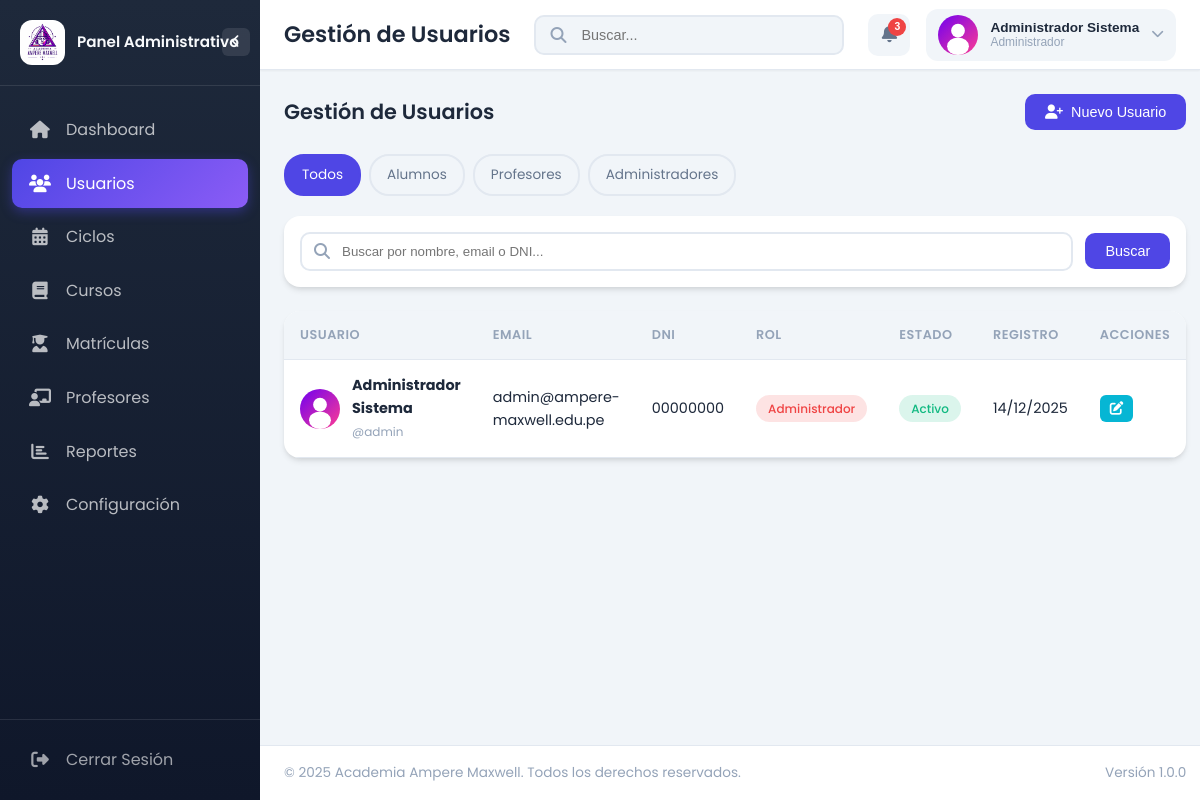
Page /intranet/admin/usuarios.php (signed in) on the committed database.
### tables this page shows
CREATE TABLE IF NOT EXISTS usuarios (
    id_usuario INT AUTO_INCREMENT PRIMARY KEY,
    id_rol INT NOT NULL,
    username VARCHAR(50) NOT NULL UNIQUE,
    email VARCHAR(100) NOT NULL UNIQUE,
    password_hash VARCHAR(255) NOT NULL,
    nombres VARCHAR(100) NOT NULL,
    apellidos VARCHAR(100) NOT NULL,
    dni VARCHAR(8) UNIQUE,
    telefono VARCHAR(15),
    direccion TEXT,
    fecha_nacimiento DATE,
    foto_perfil VARCHAR(255),
    estado ENUM('activo', 'inactivo', 'suspendido') DEFAULT 'activo',
    ultimo_acceso TIMESTAMP NULL,
    fecha_creacion TIMESTAMP DEFAULT CURRENT_TIMESTAMP,
    fecha_actualizacion TIMESTAMP DEFAULT CURRENT_TIMESTAMP ON UPDATE CURRENT_TIMESTAMP,
    FOREIGN KEY (id_rol) REFERENCES roles(id_rol) ON DELETE RESTRICT,
    INDEX idx_username (username),
    INDEX idx_email (email),
    INDEX idx_dni (dni),
    INDEX idx_estado (estado)
);

CREATE TABLE IF NOT EXISTS roles (
    id_rol INT AUTO_INCREMENT PRIMARY KEY,
    nombre_rol VARCHAR(50) NOT NULL UNIQUE,
    descripcion TEXT,
    permisos JSON,
    fecha_creacion TIMESTAMP DEFAULT CURRENT_TIMESTAMP,
    fecha_actualizacion TIMESTAMP DEFAULT CURRENT_TIMESTAMP ON UPDATE CURRENT_TIMESTAMP
);

### intranet/php/auth/Auth.php (called while the page is built, shortened)
<?php
class Auth {
    public static function getUser() {
        return $_SESSION['user'] ?? null;
    }
    public static function getUserRole() {
        return $_SESSION['user_role'] ?? null;
    }
    public static function getAvatarUrl($avatarPath = null) {
        return APP_URL . '/intranet/assets/images/default-avatar.svg';
    }
}
?>

### intranet/admin/usuarios.php (the view, shortened to what this page needs)
<?php
require_once __DIR__ . '/../php/auth/Auth.php';
$pageTitle = 'Gestión de Usuarios';
$db = new Database();
$conn = $db->getConnection();
$filter = $_GET['filter'] ?? 'all';
$search = $_GET['search'] ?? '';
$sql = "SELECT u.*, r.nombre_rol FROM usuarios u INNER JOIN roles r ON u.id_rol = r.id_rol WHERE 1=1";
$params = [];
$sql .= " ORDER BY u.fecha_creacion DESC";
$stmt = $conn->prepare($sql);
$stmt->execute($params);
$usuarios = $stmt->fetchAll();
?>
<!DOCTYPE html>
<html lang="es">
<head>
    <link rel="stylesheet" href="../assets/css/dashboard.css">
    <link rel="stylesheet" href="https://cdnjs.cloudflare.com/ajax/libs/font-awesome/6.5.0/css/all.min.css">
</head>
<body class="dashboard-page">
    <div class="dashboard-wrapper">
        <?php include __DIR__ . '/../components/sidebar.php'; ?>
        <div class="main-content">
            <?php include __DIR__ . '/../components/header.php'; ?>
            <div class="content-wrapper">
                <div style="display: flex; justify-content: space-between; align-items: center; margin-bottom: 24px; flex-wrap: wrap; gap: 16px;">
                    <h2 style="font-size: 1.3rem; font-weight: 600;">Gestión de Usuarios</h2>
                    <button class="btn btn-primary" onclick="openModal()">
                        <i class="fas fa-user-plus"></i> Nuevo Usuario
                    </button>
                </div>
                <div class="filter-tabs">
                    <a href="?filter=all" class="filter-tab <?= $filter === 'all' ? 'active' : '' ?>">Todos</a>
                    <a href="?filter=alumnos" class="filter-tab <?= $filter === 'alumnos' ? 'active' : '' ?>">Alumnos</a>
                    <a href="?filter=profesores" class="filter-tab <?= $filter === 'profesores' ? 'active' : '' ?>">Profesores</a>
                    <a href="?filter=admins" class="filter-tab <?= $filter === 'admins' ? 'active' : '' ?>">Administradores</a>
                </div>
                <div class="card" style="margin-bottom: 24px;">
                    <div class="card-body" style="padding: 16px;">
                        <form method="GET" style="display: flex; gap: 12px; align-items: center;">
                            <div style="flex: 1; position: relative;">
                                <i class="fas fa-search" style="position: absolute; left: 14px; top: 50%; transform: translateY(-50%); color: var(--dash-text-muted);"></i>
                                <input type="text" name="search" value="<?= htmlspecialchars($search) ?>"
                                       placeholder="Buscar por nombre, email o DNI..."
                                       style="width: 100%; padding: 10px 14px 10px 40px; border: 2px solid var(--dash-border); border-radius: 10px;">
                            </div>
                            <button type="submit" class="btn btn-primary">Buscar</button>
                        </form>
                    </div>
                </div>
                <div class="card">
                    <div class="card-body" style="padding: 0;">
                        <div class="table-wrapper">
                            <table class="data-table">
                                <thead>
                                    <tr>
                                        <th>Usuario</th>
                                        <th>Email</th>
                                        <th>DNI</th>
                                        <th>Rol</th>
                                        <th>Estado</th>
                                        <th>Registro</th>
                                        <th>Acciones</th>
                                    </tr>
                                </thead>
                                <tbody>
                                    <?php if (empty($usuarios)): ?>
                                        <tr>
                                            <td colspan="7" style="text-align: center; padding: 40px; color: var(--dash-text-muted);">
                                                <i class="fas fa-users" style="font-size: 2rem; display: block; margin-bottom: 10px;"></i>
                                                No se encontraron usuarios
                                            </td>
                                        </tr>
                                    <?php else: ?>
                                        <?php foreach ($usuarios as $u): ?>
                                            <tr>
                                                <td>
                                                    <div style="display: flex; align-items: center; gap: 12px;">
                                                        <img src="<?= Auth::getAvatarUrl($u['foto_perfil']) ?>"
                                                             alt=""
                                                             style="width: 40px; height: 40px; border-radius: 10px; object-fit: cover;"
                                                             onerror="this.src='../assets/images/default-avatar.svg'">
                                                        <div>
                                                            <strong><?= htmlspecialchars($u['nombres'] . ' ' . $u['apellidos']) ?></strong>
                                                            <br><small style="color: var(--dash-text-muted);">@<?= htmlspecialchars($u['username']) ?></small>
                                                        </div>
                                                    </div>
                                                </td>
                                                <td><?= htmlspecialchars($u['email']) ?></td>
                                                <td><?= htmlspecialchars($u['dni'] ?? '-') ?></td>
                                                <td>
                                                    <span class="badge badge-<?= $u['id_rol'] == 1 ? 'danger' : ($u['id_rol'] == 2 ? 'info' : 'primary') ?>">
                                                        <?= htmlspecialchars($u['nombre_rol']) ?>
                                                    </span>
                                                </td>
                                                <td>
                                                    <span class="badge badge-<?= $u['estado'] === 'activo' ? 'success' : ($u['estado'] === 'suspendido' ? 'danger' : 'warning') ?>">
                                                        <?= ucfirst($u['estado']) ?>
                                                    </span>
                                                </td>
                                                <td><?= date('d/m/Y', strtotime($u['fecha_creacion'])) ?></td>
                                                <td>
                                                    <div class="user-actions">
                                                        <button class="btn-edit" onclick="editUser(<?= $u['id_usuario'] ?>)" title="Editar">
                                                            <i class="fas fa-edit"></i>
                                                        </button>
                                                    </div>
                                                </td>
                                            </tr>
                                        <?php endforeach; ?>
                                    <?php endif; ?>
                                </tbody>
                            </table>
                        </div>
                    </div>
                </div>
            </div>
            <?php include __DIR__ . '/../components/footer.php'; ?>
        </div>
    </div>
</body>
</html>

### intranet/components/sidebar.php (shortened to what this page needs)
<?php
require_once __DIR__ . '/../php/auth/Auth.php';
$userRole = Auth::getUserRole();
$currentPage = basename($_SERVER['PHP_SELF']);
$menus = [
    Auth::ROLE_ADMIN => [
        ['icon' => 'fa-home', 'label' => 'Dashboard', 'url' => 'index.php', 'file' => 'index.php'],
        ['icon' => 'fa-users', 'label' => 'Usuarios', 'url' => 'usuarios.php', 'file' => 'usuarios.php'],
        ['icon' => 'fa-calendar-alt', 'label' => 'Ciclos', 'url' => 'ciclos.php', 'file' => 'ciclos.php'],
        ['icon' => 'fa-book', 'label' => 'Cursos', 'url' => 'cursos.php', 'file' => 'cursos.php'],
        ['icon' => 'fa-user-graduate', 'label' => 'Matrículas', 'url' => 'matriculas.php', 'file' => 'matriculas.php'],
        ['icon' => 'fa-chalkboard-teacher', 'label' => 'Profesores', 'url' => 'profesores.php', 'file' => 'profesores.php'],
        ['icon' => 'fa-chart-bar', 'label' => 'Reportes', 'url' => 'reportes.php', 'file' => 'reportes.php'],
        ['icon' => 'fa-cog', 'label' => 'Configuración', 'url' => 'configuracion.php', 'file' => 'configuracion.php'],
    ],
    Auth::ROLE_PROFESOR => [
        ['icon' => 'fa-home', 'label' => 'Dashboard', 'url' => 'index.php', 'file' => 'index.php'],
        ['icon' => 'fa-book', 'label' => 'Mis Cursos', 'url' => 'mis-cursos.php', 'file' => 'mis-cursos.php'],
        ['icon' => 'fa-clipboard-check', 'label' => 'Calificaciones', 'url' => 'calificaciones.php', 'file' => 'calificaciones.php'],
        ['icon' => 'fa-user-check', 'label' => 'Asistencia', 'url' => 'asistencia.php', 'file' => 'asistencia.php'],
        ['icon' => 'fa-file-alt', 'label' => 'Materiales', 'url' => 'materiales.php', 'file' => 'materiales.php'],
        ['icon' => 'fa-tasks', 'label' => 'Tareas', 'url' => 'tareas.php', 'file' => 'tareas.php'],
    ],
    Auth::ROLE_ALUMNO => [
        ['icon' => 'fa-home', 'label' => 'Dashboard', 'url' => 'index.php', 'file' => 'index.php'],
        ['icon' => 'fa-book', 'label' => 'Mis Cursos', 'url' => 'mis-cursos.php', 'file' => 'mis-cursos.php'],
        ['icon' => 'fa-star', 'label' => 'Calificaciones', 'url' => 'calificaciones.php', 'file' => 'calificaciones.php'],
        ['icon' => 'fa-calendar-check', 'label' => 'Asistencia', 'url' => 'asistencia.php', 'file' => 'asistencia.php'],
        ['icon' => 'fa-file-download', 'label' => 'Materiales', 'url' => 'materiales.php', 'file' => 'materiales.php'],
        ['icon' => 'fa-tasks', 'label' => 'Tareas', 'url' => 'tareas.php', 'file' => 'tareas.php'],
        ['icon' => 'fa-clock', 'label' => 'Horario', 'url' => 'horario.php', 'file' => 'horario.php'],
    ]
];
$currentMenu = $menus[$userRole] ?? [];
$roleTitles = [
    Auth::ROLE_ADMIN => 'Panel Administrativo',
    Auth::ROLE_PROFESOR => 'Panel del Profesor',
    Auth::ROLE_ALUMNO => 'Panel del Alumno'
];
$roleTitle = $roleTitles[$userRole] ?? 'Panel';
?>
<aside class="sidebar" id="sidebar">
    <div class="sidebar-header">
        <img src="<?= APP_URL ?>/assets/images/AMPEREMAXWELL.jpg" alt="Logo" class="sidebar-logo">
        <h2 class="sidebar-title"><?= $roleTitle ?></h2>
        <button class="sidebar-toggle" id="sidebarToggle">
            <i class="fas fa-chevron-left"></i>
        </button>
    </div>
    <nav class="sidebar-nav">
        <ul class="sidebar-menu">
            <?php foreach ($currentMenu as $item): ?>
                <li class="sidebar-item <?= $currentPage === $item['file'] ? 'active' : '' ?>">
                    <a href="<?= $item['url'] ?>" class="sidebar-link">
                        <i class="fas <?= $item['icon'] ?>"></i>
                        <span class="sidebar-text"><?= $item['label'] ?></span>
                    </a>
                </li>
            <?php endforeach; ?>
        </ul>
    </nav>
    <div class="sidebar-footer">
        <a href="<?= APP_URL ?>/intranet/logout.php" class="sidebar-link logout-link">
            <i class="fas fa-sign-out-alt"></i>
            <span class="sidebar-text">Cerrar Sesión</span>
        </a>
    </div>
</aside>

### intranet/components/header.php (shortened to what this page needs)
<?php
require_once __DIR__ . '/../php/auth/Auth.php';
$user = Auth::getUser();
$userName = $user['nombres'] . ' ' . $user['apellidos'];
$userRole = $user['nombre_rol'];
$userAvatar = $user['foto_perfil'] ?? null;
$avatarUrl = Auth::getAvatarUrl($userAvatar);
$pageTitle = $pageTitle ?? 'Dashboard';
?>
<header class="main-header">
    <div class="header-left">
        <div class="breadcrumb">
            <h1 class="page-title"><?= htmlspecialchars($pageTitle) ?></h1>
        </div>
    </div>
    <div class="header-center">
        <div class="search-box">
            <i class="fas fa-search search-icon"></i>
            <input type="text" class="search-input" placeholder="Buscar...">
        </div>
    </div>
    <div class="header-right">
        <div class="header-notifications dropdown">
            <button class="notification-btn" id="notificationBtn">
                <i class="fas fa-bell"></i>
                <span class="notification-badge">3</span>
            </button>
        </div>
        <div class="header-user dropdown">
            <button class="user-btn" id="userBtn">
                <img src="<?= $avatarUrl ?>" alt="Avatar" class="user-avatar" onerror="this.src='<?= APP_URL ?>/intranet/assets/images/default-avatar.svg'">
                <div class="user-info">
                    <span class="user-name"><?= htmlspecialchars($userName) ?></span>
                    <span class="user-role"><?= htmlspecialchars($userRole) ?></span>
                </div>
                <i class="fas fa-chevron-down"></i>
            </button>
        </div>
    </div>
</header>

### intranet/components/footer.php (shortened to what this page needs)
<footer class="main-footer">
    <div class="footer-left">
        <p>&copy; <?= date('Y') ?> Academia Ampere Maxwell. Todos los derechos reservados.</p>
    </div>
    <div class="footer-right">
        <span>Versión 1.0.0</span>
    </div>
</footer>

### intranet/admin/usuarios.php (style rules this page uses)
.filter-tabs { display: flex; gap: 8px; margin-bottom: 20px; flex-wrap: wrap; }
.filter-tab { padding: 8px 16px; border-radius: 20px; border: 2px solid var(--dash-border); background: transparent; font-size: 0.85rem; cursor: pointer; transition: all var(--transition-fast); text-decoration: none; color: var(--dash-text-secondary); }
.filter-tab:hover, .filter-tab.active { background: var(--dash-primary); border-color: var(--dash-primary); color: #fff; }
.user-actions { display: flex; gap: 8px; }
.user-actions button { padding: 6px 10px; border: none; border-radius: 6px; cursor: pointer; font-size: 0.85rem; transition: all var(--transition-fast); }
.btn-edit { background: var(--dash-info); color: #fff; }

### rows in the picture
usuarios: userName "Administrador Sistema", id_rol.nombre_rol "Administrador", nombres+apellidos "Administrador Sistema", username "admin", email "admin@ampere-maxwell.edu.pe", dni "00000000", estado "Activo", fecha_creacion "14/12/2025"

### other values in the picture
$roleTitle "Panel Administrativo"
$item['label'] "Dashboard"
$item['label'] "Usuarios"
$item['label'] "Ciclos"
$item['label'] "Cursos"
$item['label'] "Matrículas"
$item['label'] "Profesores"
$item['label'] "Reportes"
$item['label'] "Configuración"
$pageTitle "Gestión de Usuarios"
